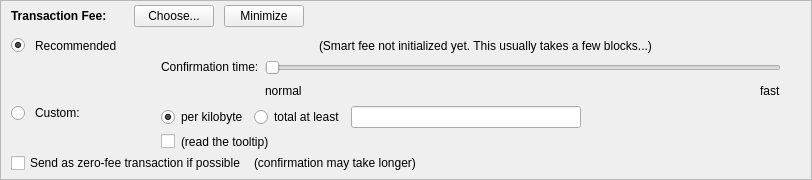
    <widget class="QFrame" name="frameFee">
     <property name="sizePolicy">
      <sizepolicy hsizetype="Expanding" vsizetype="Expanding">
       <horstretch>0</horstretch>
       <verstretch>0</verstretch>
      </sizepolicy>
     </property>
     <property name="maximumSize">
      <size>
       <width>16777215</width>
       <height>16777215</height>
      </size>
     </property>
     <property name="frameShape">
      <enum>QFrame::StyledPanel</enum>
     </property>
     <property name="frameShadow">
      <enum>QFrame::Sunken</enum>
     </property>
     <layout class="QVBoxLayout" name="verticalLayoutFee1">
      <property name="spacing">
       <number>0</number>
      </property>
      <property name="leftMargin">
       <number>0</number>
      </property>
      <property name="topMargin">
       <number>0</number>
      </property>
      <property name="rightMargin">
       <number>0</number>
      </property>
      <property name="bottomMargin">
       <number>0</number>
      </property>
      <item>
       <layout class="QVBoxLayout" name="verticalLayoutFee2" stretch="0,0,0">
        <property name="spacing">
         <number>0</number>
        </property>
        <property name="leftMargin">
         <number>10</number>
        </property>
        <property name="topMargin">
         <number>0</number>
        </property>
        <item>
         <layout class="QHBoxLayout" name="horizontalLayoutFee1">
          <property name="bottomMargin">
           <number>0</number>
          </property>
          <item>
           <layout class="QVBoxLayout" name="verticalLayoutFee7">
            <property name="spacing">
             <number>0</number>
            </property>
            <item>
             <spacer name="verticalSpacerSmartFee">
              <property name="orientation">
               <enum>Qt::Vertical</enum>
              </property>
              <property name="sizeType">
               <enum>QSizePolicy::Fixed</enum>
              </property>
              <property name="sizeHint" stdset="0">
               <size>
                <width>1</width>
                <height>4</height>
               </size>
              </property>
             </spacer>
            </item>
            <item>
             <layout class="QHBoxLayout" name="horizontalLayoutSmartFee">
              <property name="spacing">
               <number>10</number>
              </property>
              <item>
               <widget class="QLabel" name="labelFeeHeadline">
                <property name="sizePolicy">
                 <sizepolicy hsizetype="Preferred" vsizetype="Maximum">
                  <horstretch>0</horstretch>
                  <verstretch>0</verstretch>
                 </sizepolicy>
                </property>
                <property name="font">
                 <font>
                  <weight>75</weight>
                  <bold>true</bold>
                 </font>
                </property>
                <property name="styleSheet">
                 <string notr="true">font-weight:bold;</string>
                </property>
                <property name="text">
                 <string>Transaction Fee:</string>
                </property>
               </widget>
              </item>
              <item>
               <widget class="QLabel" name="labelFeeMinimized">
                <property name="text">
                 <string/>
                </property>
               </widget>
              </item>
              <item>
               <widget class="QPushButton" name="buttonChooseFee">
                <property name="text">
                 <string>Choose...</string>
                </property>
               </widget>
              </item>
              <item>
               <widget class="QPushButton" name="buttonMinimizeFee">
                <property name="toolTip">
                 <string>collapse fee-settings</string>
                </property>
                <property name="text">
                 <string>Minimize</string>
                </property>
               </widget>
              </item>
             </layout>
            </item>
            <item>
             <spacer name="verticalSpacer_5">
              <property name="orientation">
               <enum>Qt::Vertical</enum>
              </property>
              <property name="sizeHint" stdset="0">
               <size>
                <width>1</width>
                <height>1</height>
               </size>
              </property>
             </spacer>
            </item>
           </layout>
          </item>
          <item>
           <spacer name="horizontalSpacer_4">
            <property name="orientation">
             <enum>Qt::Horizontal</enum>
            </property>
            <property name="sizeHint" stdset="0">
             <size>
              <width>40</width>
              <height>20</height>
             </size>
            </property>
           </spacer>
          </item>
         </layout>
        </item>
        <item>
         <widget class="QFrame" name="frameFeeSelection">
          <layout class="QVBoxLayout" name="verticalLayoutFee12">
           <property name="spacing">
            <number>0</number>
           </property>
           <property name="leftMargin">
            <number>0</number>
           </property>
           <property name="topMargin">
            <number>0</number>
           </property>
           <property name="rightMargin">
            <number>0</number>
           </property>
           <property name="bottomMargin">
            <number>0</number>
           </property>
           <item>
            <layout class="QGridLayout" name="gridLayoutFee">
             <property name="topMargin">
              <number>10</number>
             </property>
             <property name="bottomMargin">
              <number>4</number>
             </property>
             <property name="horizontalSpacing">
              <number>10</number>
             </property>
             <property name="verticalSpacing">
              <number>4</number>
             </property>
             <item row="2" column="4">
              <layout class="QVBoxLayout" name="verticalLayoutFee8">
               <property name="spacing">
                <number>6</number>
               </property>
               <item>
                <layout class="QHBoxLayout" name="horizontalLayoutFee13">
                 <item>
                  <widget class="QRadioButton" name="radioCustomPerKilobyte">
                   <property name="toolTip">
                    <string>If the custom fee is set to 1000 uDNETs and the transaction is only 250 bytes, then &quot;per kilobyte&quot; only pays 250 uDNETs in fee,&lt;br /&gt;while &quot;at least&quot; pays 1000 uDNETs. For transactions bigger than a kilobyte both pay by kilobyte.</string>
                   </property>
                   <property name="text">
                    <string>per kilobyte</string>
                   </property>
                   <property name="checked">
                    <bool>true</bool>
                   </property>
                   <attribute name="buttonGroup">
                    <string notr="true">groupCustomFee</string>
                   </attribute>
                  </widget>
                 </item>
                 <item>
                  <widget class="QRadioButton" name="radioCustomAtLeast">
                   <property name="toolTip">
                    <string>If the custom fee is set to 1000 uDNETs and the transaction is only 250 bytes, then &quot;per kilobyte&quot; only pays 250 uDNETs in fee,&lt;br /&gt;while &quot;total at least&quot; pays 1000 uDNETs. For transactions bigger than a kilobyte both pay by kilobyte.</string>
                   </property>
                   <property name="text">
                    <string>total at least</string>
                   </property>
                   <attribute name="buttonGroup">
                    <string notr="true">groupCustomFee</string>
                   </attribute>
                  </widget>
                 </item>
                 <item>
                  <widget class="BitcoinAmountField" name="customFee"/>
                 </item>
                 <item>
                  <spacer name="horizontalSpacer_6">
                   <property name="orientation">
                    <enum>Qt::Horizontal</enum>
                   </property>
                   <property name="sizeHint" stdset="0">
                    <size>
                     <width>1</width>
                     <height>1</height>
                    </size>
                   </property>
                  </spacer>
                 </item>
                </layout>
               </item>
               <item>
                <layout class="QHBoxLayout" name="horizontalLayoutFee8">
                 <item>
                  <widget class="QCheckBox" name="checkBoxMinimumFee">
                   <property name="toolTip">
                    <string>Paying only the minimum fee is just fine as long as there is less transaction volume than space in the blocks.&lt;br /&gt;But be aware that this can end up in a never confirming transaction once there is more demand for Smc-coin transactions than the network can process.</string>
                   </property>
                   <property name="text">
                    <string/>
                   </property>
                  </widget>
                 </item>
                 <item>
                  <widget class="QLabel" name="labelMinFeeWarning">
                   <property name="enabled">
                    <bool>true</bool>
                   </property>
                   <property name="toolTip">
                    <string>Paying only the minimum fee is just fine as long as there is less transaction volume than space in the blocks.&lt;br /&gt;But be aware that this can end up in a never confirming transaction once there is more demand for Smc-coin transactions than the network can process.</string>
                   </property>
                   <property name="text">
                    <string>(read the tooltip)</string>
                   </property>
                   <property name="margin">
                    <number>5</number>
                   </property>
                  </widget>
                 </item>
                 <item>
                  <spacer name="horizontalSpacer_2">
                   <property name="orientation">
                    <enum>Qt::Horizontal</enum>
                   </property>
                   <property name="sizeHint" stdset="0">
                    <size>
                     <width>1</width>
                     <height>1</height>
                    </size>
                   </property>
                  </spacer>
                 </item>
                </layout>
               </item>
              </layout>
             </item>
             <item row="1" column="0">
              <layout class="QVBoxLayout" name="verticalLayoutFee4" stretch="1">
               <item>
                <spacer name="verticalSpacer_2">
                 <property name="orientation">
                  <enum>Qt::Vertical</enum>
                 </property>
                 <property name="sizeHint" stdset="0">
                  <size>
                   <width>1</width>
                   <height>1</height>
                  </size>
                 </property>
                </spacer>
               </item>
              </layout>
             </item>
             <item row="2" column="0">
              <layout class="QVBoxLayout" name="verticalLayoutFee9" stretch="0,1">
               <item>
                <widget class="QRadioButton" name="radioCustomFee">
                 <property name="text">
                  <string/>
                 </property>
                 <attribute name="buttonGroup">
                  <string notr="true">groupFee</string>
                 </attribute>
                </widget>
               </item>
               <item>
                <spacer name="verticalSpacer_6">
                 <property name="orientation">
                  <enum>Qt::Vertical</enum>
                 </property>
                 <property name="sizeHint" stdset="0">
                  <size>
                   <width>1</width>
                   <height>1</height>
                  </size>
                 </property>
                </spacer>
               </item>
              </layout>
             </item>
             <item row="1" column="4">
              <layout class="QVBoxLayout" name="verticalLayoutFee3" stretch="0,0,1">
               <property name="spacing">
                <number>6</number>
               </property>
               <property name="topMargin">
                <number>2</number>
               </property>
               <item>
                <layout class="QHBoxLayout" name="horizontalLayoutFee12">
                 <item>
                  <spacer name="horizontalSpacer_5">
                   <property name="orientation">
                    <enum>Qt::Horizontal</enum>
                   </property>
                   <property name="sizeHint" stdset="0">
                    <size>
                     <width>1</width>
                     <height>1</height>
                    </size>
                   </property>
                  </spacer>
                 </item>
                </layout>
               </item>
               <item>
                <layout class="QHBoxLayout" name="horizontalLayoutFee9">
                 <item>
                  <layout class="QVBoxLayout" name="verticalLayoutFee6">
                   <item>
                    <widget class="QLabel" name="labelSmartFee3">
                     <property name="text">
                      <string>Confirmation time:</string>
                     </property>
                     <property name="margin">
                      <number>2</number>
                     </property>
                    </widget>
                   </item>
                   <item>
                    <spacer name="verticalSpacer_3">
                     <property name="orientation">
                      <enum>Qt::Vertical</enum>
                     </property>
                     <property name="sizeHint" stdset="0">
                      <size>
                       <width>1</width>
                       <height>1</height>
                      </size>
                     </property>
                    </spacer>
                   </item>
                  </layout>
                 </item>
                 <item>
                  <layout class="QVBoxLayout" name="verticalLayoutFee5">
                   <property name="rightMargin">
                    <number>30</number>
                   </property>
                   <item>
                    <widget class="QSlider" name="sliderSmartFee">
                     <property name="minimum">
                      <number>0</number>
                     </property>
                     <property name="maximum">
                      <number>24</number>
                     </property>
                     <property name="pageStep">
                      <number>1</number>
                     </property>
                     <property name="value">
                      <number>0</number>
                     </property>
                     <property name="orientation">
                      <enum>Qt::Horizontal</enum>
                     </property>
                     <property name="invertedAppearance">
                      <bool>false</bool>
                     </property>
                     <property name="invertedControls">
                      <bool>false</bool>
                     </property>
                     <property name="tickPosition">
                      <enum>QSlider::NoTicks</enum>
                     </property>
                    </widget>
                   </item>
                   <item>
                    <layout class="QHBoxLayout" name="horizontalLayoutFee10">
                     <item>
                      <widget class="QLabel" name="labelSmartFeeNormal">
                       <property name="text">
                        <string>normal</string>
                       </property>
                      </widget>
                     </item>
                     <item>
                      <spacer name="horizontalSpacer_3">
                       <property name="orientation">
                        <enum>Qt::Horizontal</enum>
                       </property>
                       <property name="sizeHint" stdset="0">
                        <size>
                         <width>40</width>
                         <height>20</height>
                        </size>
                       </property>
                      </spacer>
                     </item>
                     <item>
                      <widget class="QLabel" name="labelSmartFeeFast">
                       <property name="text">
                        <string>fast</string>
                       </property>
                      </widget>
                     </item>
                    </layout>
                   </item>
                  </layout>
                 </item>
                </layout>
               </item>
               <item>
                <spacer name="verticalSpacer_4">
                 <property name="orientation">
                  <enum>Qt::Vertical</enum>
                 </property>
                 <property name="sizeHint" stdset="0">
                  <size>
                   <width>1</width>
                   <height>1</height>
                  </size>
                 </property>
                </spacer>
               </item>
              </layout>
             </item>
             <item row="0" column="1">
              <widget class="QLabel" name="labelSmartFee_2">
               <property name="text">
                <string>Recommended</string>
               </property>
              </widget>
             </item>
             <item row="0" column="0">
              <widget class="QRadioButton" name="radioSmartFee">
               <property name="text">
                <string/>
               </property>
               <property name="checked">
                <bool>true</bool>
               </property>
               <attribute name="buttonGroup">
                <string notr="true">groupFee</string>
               </attribute>
              </widget>
             </item>
             <item row="2" column="1" alignment="Qt::AlignLeft|Qt::AlignTop">
              <widget class="QLabel" name="labelCustomFee">
               <property name="text">
                <string>Custom:</string>
               </property>
              </widget>
             </item>
             <item row="0" column="2">
              <widget class="QLabel" name="labelSmartFee">
               <property name="text">
                <string/>
               </property>
               <property name="margin">
                <number>2</number>
               </property>
              </widget>
             </item>
             <item row="0" column="4" alignment="Qt::AlignHCenter">
              <widget class="QLabel" name="labelSmartFee2">
               <property name="text">
                <string>(Smart fee not initialized yet. This usually takes a few blocks...)</string>
               </property>
               <property name="margin">
                <number>2</number>
               </property>
              </widget>
             </item>
             <item row="0" column="3">
              <widget class="QLabel" name="labelFeeEstimation">
               <property name="text">
                <string/>
               </property>
              </widget>
             </item>
            </layout>
           </item>
           <item>
            <layout class="QHBoxLayout" name="horizontalLayoutFee5" stretch="0,0,0">
             <property name="spacing">
              <number>8</number>
             </property>
             <property name="bottomMargin">
              <number>4</number>
             </property>
             <item>
              <widget class="QCheckBox" name="checkBoxFreeTx">
               <property name="text">
                <string>Send as zero-fee transaction if possible</string>
               </property>
              </widget>
             </item>
             <item>
              <widget class="QLabel" name="labelFreeTx">
               <property name="text">
                <string>(confirmation may take longer)</string>
               </property>
               <property name="margin">
                <number>5</number>
               </property>
              </widget>
             </item>
             <item>
              <spacer name="horizontalSpacerFee5">
               <property name="orientation">
                <enum>Qt::Horizontal</enum>
               </property>
               <property name="sizeHint" stdset="0">
                <size>
                 <width>1</width>
                 <height>1</height>
                </size>
               </property>
              </spacer>
             </item>
            </layout>
           </item>
           <item>
            <spacer name="verticalSpacerFee2">
             <property name="orientation">
              <enum>Qt::Vertical</enum>
             </property>
             <property name="sizeHint" stdset="0">
              <size>
               <width>1</width>
               <height>1</height>
              </size>
             </property>
            </spacer>
           </item>
          </layout>
         </widget>
        </item>
        <item>
         <spacer name="verticalSpacerFee">
          <property name="orientation">
           <enum>Qt::Vertical</enum>
          </property>
          <property name="sizeHint" stdset="0">
           <size>
            <width>800</width>
            <height>1</height>
           </size>
          </property>
         </spacer>
        </item>
       </layout>
      </item>
     </layout>
    </widget>
